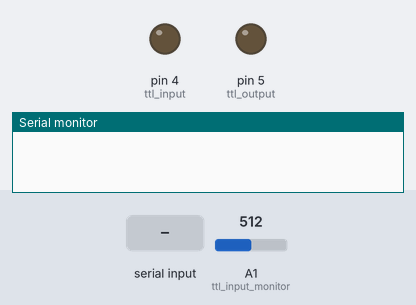
Bench run of a sketch on a simulated Arduino Nano, built with avr-gcc and run on an emulated ATmega328P. Shown: output pins drawn as LEDs (lit = HIGH), the last lines printed to the serial monitor. The inputs (shaded band) are chosen by the test bench; at power-on: A1 (ttl_input_monitor) = 512.

Above: at 1.2 s.
1.3 s: A1 (ttl_input_monitor) set to 891
2.8 s: A1 (ttl_input_monitor) set to 911
At 3.9 s:
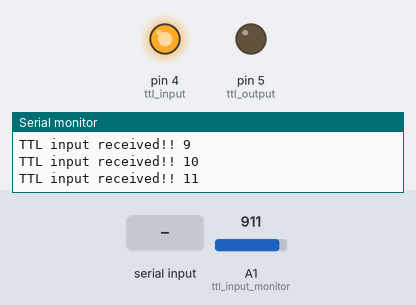
4.3 s: "1" received over Serial
At 5.6 s:
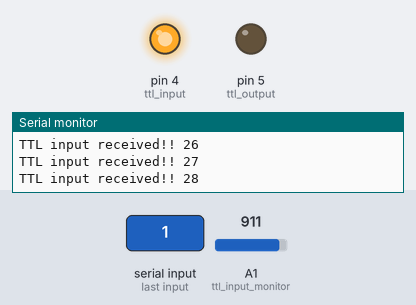
5.9 s: A1 (ttl_input_monitor) set to 900
At 7.1 s:
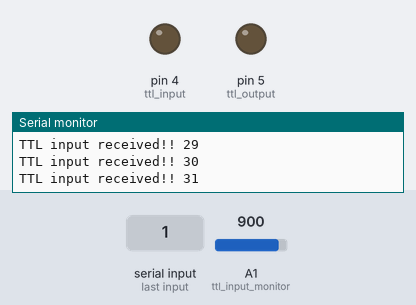
7.4 s: "0" received over Serial
At 8.7 s:
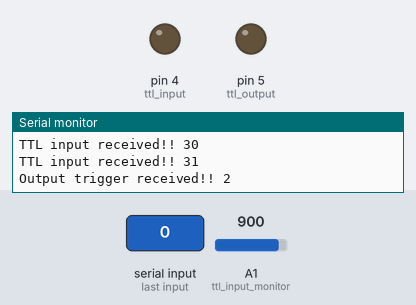
9.0 s: A1 (ttl_input_monitor) set to 1023
At 9.8 s:
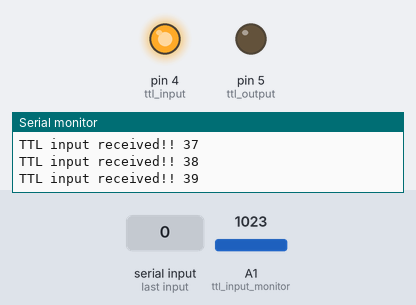
Timing chart, 0 to 11.5 s (numbered marks = the images above; inputs shaded):
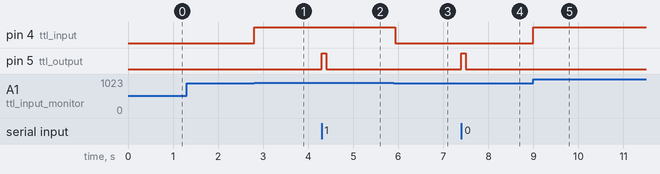

Measured:
- the behaviour switches between 900 and 901 on A1 (ttl_input_monitor) (found by bisection; images 0 and 1)
- after the input at 1.3 s, every drawn part: stays the same
- after the input at 2.8 s, pin 4 (ttl_input): LOW → HIGH at once
- after the input at 4.3 s, pin 5 (ttl_output): LOW → HIGH at once, → LOW 0.10 s later
- after the input at 5.9 s, pin 4 (ttl_input): HIGH → LOW at once
- after the input at 7.4 s, pin 5 (ttl_output): LOW → HIGH at once, → LOW 0.10 s later
- after the input at 9.0 s, pin 4 (ttl_input): LOW → HIGH at once

The sketch:

trigger_usb_ttl_bidir.ino
```cpp
char trigger_char = '1'; //trigger for TTL pulse
char end_char = '9'; //end-of-experiment

int ttl_output = 5;  //port for forwarding input; D5
int ttl_input = 4;  //port for notifying received TTL pulse; D4
//int ttl_input_monitor = 19;  //port for notifying received TTL pulse; A1 (Micro)
int ttl_input_monitor = 15;  //port for notifying received TTL pulse; A1  (Nano)

//int pass_port_in = 2;  //port for receiving TT: pulse; D2
//int ttl_port = 3; //port for sending TTL pulse

int ttl_output_debounce_time = 100; //debounce time; ms
int ttl_input_debounce_time = 100; //debounce time; ms


unsigned long ttl_output_time; //time instant for output
unsigned long ttl_input_time; //time instant for input

unsigned long ttl_output_n;
unsigned long ttl_input_n;

void setup() {

  Serial.begin(9600);

  pinMode(ttl_output, OUTPUT);
  pinMode(ttl_input, OUTPUT);
  pinMode(ttl_input_monitor, INPUT);

  ttl_input_time = millis();
  ttl_input_n = 0;
  digitalWrite(ttl_input, LOW);

  ttl_output_time = millis();
  ttl_output_n = 0;
  digitalWrite(ttl_output, LOW);
}

void loop() {

  if (millis() - ttl_output_time > ttl_output_debounce_time) {
    digitalWrite(ttl_output, LOW);   // turn the input LED off

    if (Serial.available()) {      // If anything comes in Serial (USB),
      int incomingByte = Serial.read();

      //receive input?
      if (incomingByte > 0 && incomingByte != end_char) {
        digitalWrite(ttl_output, HIGH);   // turn the LED on (HIGH is the voltage level)

        ttl_output_time = millis();

        ttl_output_n++;

        Serial.print("Output trigger received!! ");
        Serial.println(ttl_output_n);
     }
    }

  }

  if (millis() - ttl_input_time > ttl_input_debounce_time) {
    digitalWrite(ttl_input, LOW);   // turn the input LED off

    unsigned int incomingTTL = analogRead(ttl_input_monitor);

    if (incomingTTL > 900) {
      digitalWrite(ttl_input, HIGH);   // turn the LED on (HIGH is the voltage level)

      ttl_input_time = millis();

      ttl_input_n++;

      Serial.print("TTL input received!! ");
      Serial.println(ttl_input_n);
    }
  }
}
```
